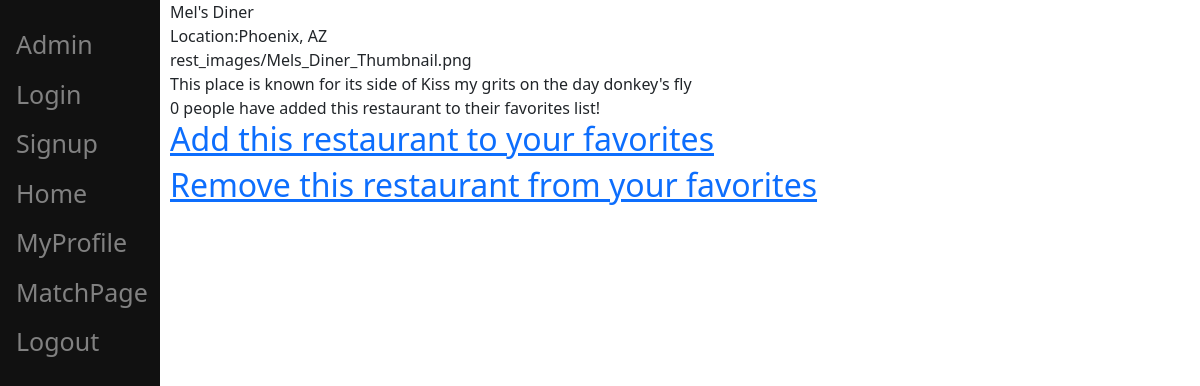
Page /restaurant/1/ (signed in) on the earlier database version.
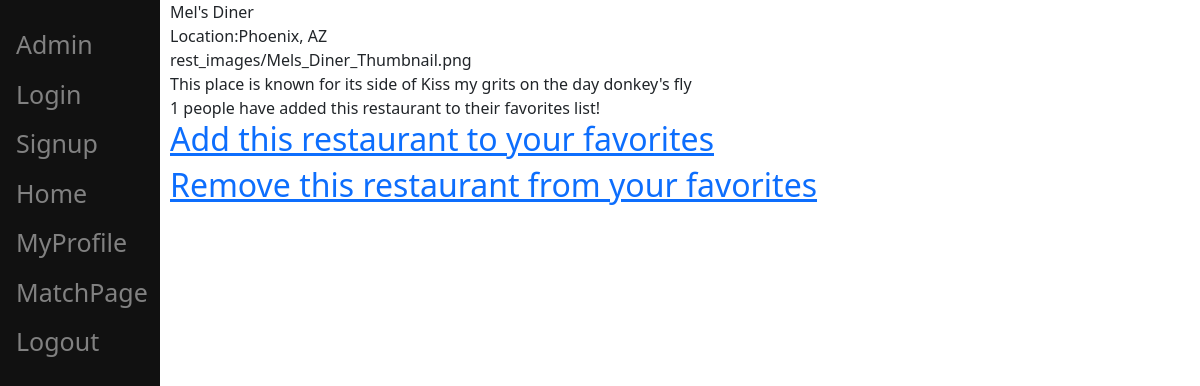
Same page on the later database version.
### restaurants/models.py (models this page shows, shortened)
class Restaurant(models.Model):
    name = models.TextField(max_length=200)
    location = models.TextField(max_length=200)
    pic_icon = models.ImageField(
        upload_to="rest_images/", height_field=None, width_field=None, max_length=None)
    sig_dish = models.TextField(max_length=200)
    num_favs = models.IntegerField(default=0)

### restaurants/views.py (the view)
# urls.py: path('restaurant/<int:restaurant_id>/', rest_views.RestaurantDetailView.as_view(), name="rest_detail"),
class RestaurantDetailView(LoginRequiredMixin, View):
    def get(self, request, restaurant_id: int):
        template_name= "rest_detail.html"
        restaurant = Restaurant.objects.get(id=restaurant_id)
        users = TFRUser.objects.all()
        fav_num = 0
        for user in users:
            for restaurant_fav in user.favorites.all():
                if restaurant_fav == restaurant:
                    fav_num += 1
        context = {'restaurant': restaurant, 'fav_num': fav_num}
        return render(request, template_name, context)

### templates/rest_detail.html (shortened to what this page needs)
<!DOCTYPE html>
<html lang="en">
  <head>
    <link
      href="https://cdn.jsdelivr.net/npm/bootstrap@5.0.2/dist/css/bootstrap.min.css"
      rel="stylesheet"
    />
  </head>
  <body>
    <div class="sidenav">
      <a href="/admin/">Admin</a>
      <a href="/login/">Login</a>
      <a href="/signup/">Signup</a>
      <a href="/">Home</a>
      <a href="/user/{{user.id}}/">MyProfile</a>
      <a href="/user/{{user.id}}/match">MatchPage</a>
      <a href="/logout/">Logout</a>
    </div>
    <div id="content" , name="content" , class="main">
      {% block content %} {{restaurant.name}}
      <br />
      Location:{{restaurant.location}}
      <br />
      {{restaurant.pic_icon}}
      <br />
      This place is known for its {{restaurant.sig_dish}}
      <br />
      {% comment %} {{ fav_num }} {% endcomment %} {{restaurant.num_favs}} people have added this restaurant to their
      favorites list!
      <br />
      <h2><a href="/restaurant/{{ restaurant.id }}/favorite/">Add this restaurant to your favorites</a></h2>
      <h2><a href="/restaurant/{{ restaurant.id }}/unfavorite/">Remove this restaurant from your favorites</a></h2>
      {% endblock %}
    </div>
  </body>
</html>

Differences in the rows shown:
changed Restaurant "Mel's Diner": num_favs "0" → "1"
